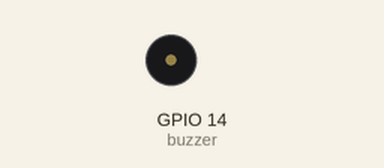
Simulated run of this program. Board: Raspberry Pi (BCM pin numbers). Shown: buzzer (waves = sounding, pin HIGH). At 10.5 s the program stops and its outputs stay as they are.

Above: at 0.5 s.
Timing chart, 0 to 3.0 s (numbered marks = the images above):
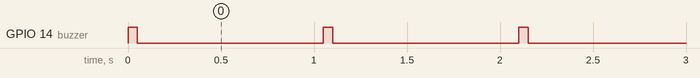

Measured:
- by itself, GPIO 14 (buzzer): alternates HIGH for 0.05 s and LOW for 1.0 s, 20 changes in all, then stays LOW

The program:

buzzer.py
```python
from gpiozero import LED
import time

buzzer = LED(14)

BUZZTIME = 0.05
RATIO_BETWEEN_BUZZ_AND_SLEEP = 20

for i in range(10):
    buzzer.on()
    time.sleep(BUZZTIME)
    buzzer.off()
    time.sleep(BUZZTIME*RATIO_BETWEEN_BUZZ_AND_SLEEP)
```
